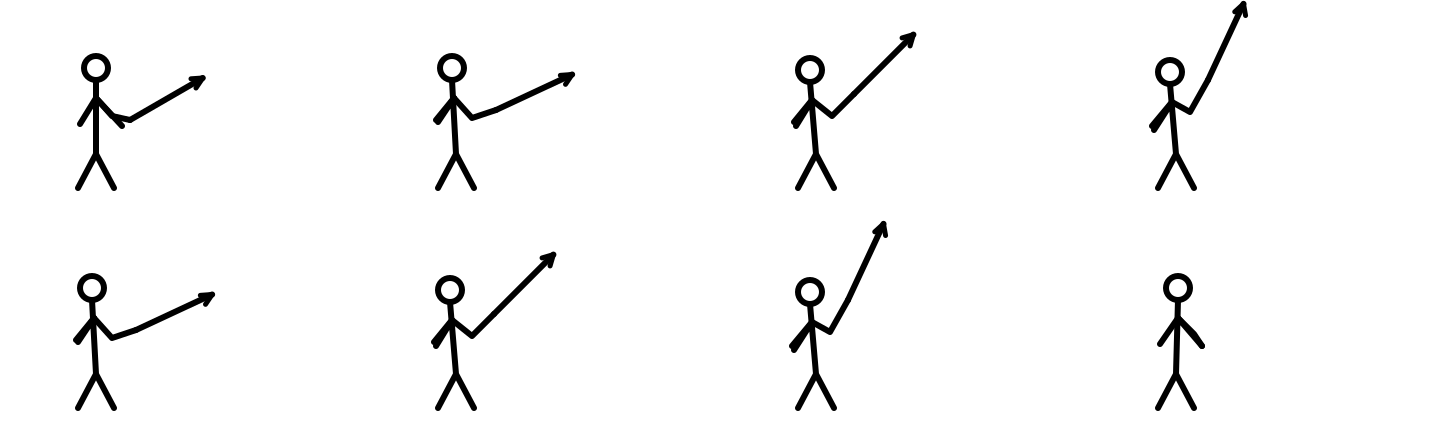
#> input picture Sources/TTALGAK/Resources/StickmanMotion/source/contact-sheet.png, 1440 x 440 px
$ python regenerate_motion_pngs.py
#> lines starting #> are read from the running program, lines starting #| are printed output that depends on the picture
#!/usr/bin/env python3
"""Rebuild tracked 180x110 runtime PNGs from internal transparent source contact sheets."""
from pathlib import Path
from PIL import Image

root = Path(__file__).resolve().parents[1] / "Sources/TTALGAK/Resources/StickmanMotion"
source, runtime = root / "source", root / "runtime"
runtime.mkdir(exist_ok=True)
standard = ["ready.svg", "aim-low-25.svg", "aim-mid-45.svg", "aim-high-65.svg", "release-entry-low-25.svg", "release-entry-mid-45.svg", "release-entry-high-65.svg", "recovery.svg"]
sheet = Image.open(source / "contact-sheet.png")
#> sheet is the input picture: PIL image 1440x440 RGBA; mean R, G, B, A 0, 0, 0, 7.6
assert sheet.size == (1440, 440) and sheet.mode == "RGBA"
for index, name in enumerate(standard):
    x, y = index % 4 * 360, index // 4 * 220
    sheet.crop((x, y, x + 360, y + 220)).resize((180, 110), Image.Resampling.LANCZOS).save(runtime / (Path(name).stem + ".png"))
#> this loop made 8 passes
#> pass 1, `sheet.crop((x, y, x + 360, y + 220)).resize((180, 110), Image.Resampli..`:
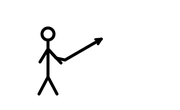
#> saved as ready.png: PIL image 180x110 RGBA; mean R, G, B, A 0, 0, 0, 7.7; transparent parts drawn white
sweep = Image.open(source / "contact-sheet-release-sweep.png")
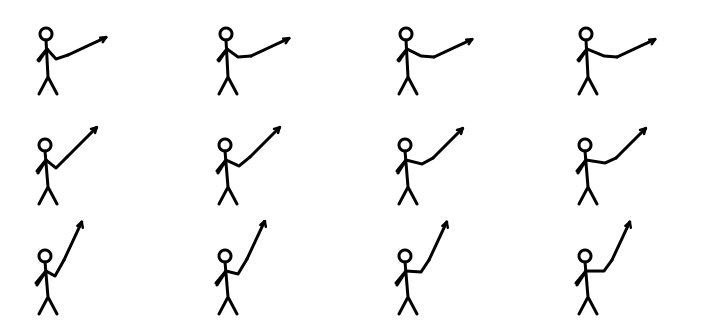
#> input picture Sources/TTALGAK/Resources/StickmanMotion/source/contact-sheet-release-sweep.png, 720 x 330 px
#> sweep is the input picture: PIL image 720x330 RGBA; mean R, G, B, A 0, 0, 0, 8
assert sweep.size == (720, 330) and sweep.mode == "RGBA"
for row, band in enumerate(("low-25", "mid-45", "high-65")):
    for col, offset in enumerate(("053", "107", "160")):
        sweep.crop(((col + 1) * 180, row * 110, (col + 2) * 180, (row + 1) * 110)).save(runtime / f"release-sweep-{band}-{offset}.png")
#> this loop made 3 passes
#> pass 1, `sweep.crop(((col + 1) * 180, row * 110, (col + 2) * 180, (row + 1) * 1..`:
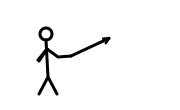
#> saved as release-sweep-low-25-053.png: PIL image 180x110 RGBA; mean R, G, B, A 0, 0, 0, 7.8; transparent parts drawn white
#> pass 1, `sweep.crop(((col + 1) * 180, row * 110, (col + 2) * 180, (row + 1) * 1..`:
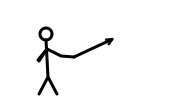
#> saved as release-sweep-low-25-107.png: PIL image 180x110 RGBA; mean R, G, B, A 0, 0, 0, 7.9; transparent parts drawn white
#> pass 1, `sweep.crop(((col + 1) * 180, row * 110, (col + 2) * 180, (row + 1) * 1..`:
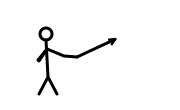
#> saved as release-sweep-low-25-160.png: PIL image 180x110 RGBA; mean R, G, B, A 0, 0, 0, 8; transparent parts drawn white
#> pass 2, `sweep.crop(((col + 1) * 180, row * 110, (col + 2) * 180, (row + 1) * 1..`:
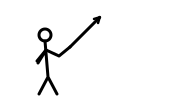
#> saved as release-sweep-mid-45-053.png: PIL image 180x110 RGBA; mean R, G, B, A 0, 0, 0, 8; transparent parts drawn white
for png in runtime.glob("*.png"):
    image = Image.open(png)
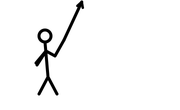
#> image: PIL image 180x110 RGBA; mean R, G, B, A 0, 0, 0, 8; transparent parts drawn white
    assert image.size == (180, 110) and image.mode == "RGBA", png
print(f"regenerated {len(list(runtime.glob('*.png')))} 180x110 RGBA runtime frames")
